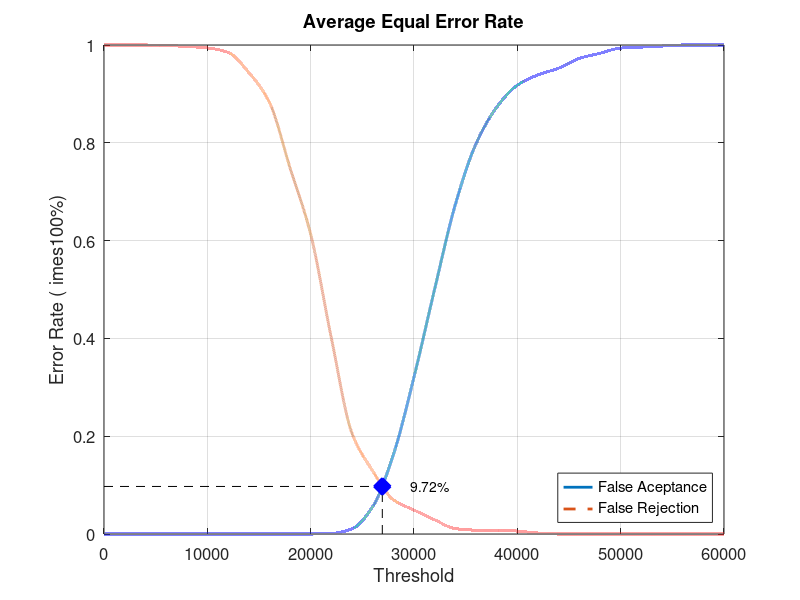
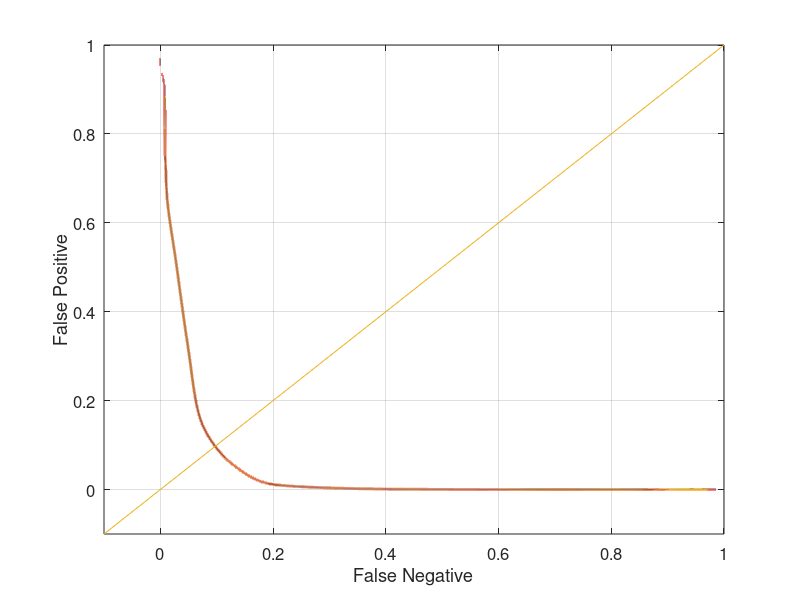

Here is the MATLAB script that generated these plots, in order:
close all;
clear;
clc;
x = 0:2000:60000;
xq = 0:0.5:60000;

y0 = [0 0 0 0 0 0 0 0 0 0 0 0.00105263 0.0105263 0.0557895 0.162105 0.321053 0.501053 0.673684 0.797895 0.872632 0.917895 0.938947 0.952632 0.972632 0.983158 0.993684 0.99579 0.997895 1 1 1]
yy0 = interp1(x, y0, xq, 'pchip');
y1 = [1 1 1 0.999 0.997 0.994 0.985 0.944 0.883 0.749 0.613 0.401 0.206 0.129 0.07 0.049 0.029 0.011 0.008 0.008 0.006 0.002 0 0 0 0 0 0 0 0 0]
yy1 = interp1(x, y1, xq, 'pchip');

% Calculating EER: 
y2 = abs(y0 - y1);
find(y2 == min(y2))
yy2 = abs(yy0 - yy1);
xEER = find(yy2 == min(yy2));
xEERIndex = xq(xEER) % X-axis EER
yEER = yy0(xEER) % Y-axis EER

main = figure
plot(xq, yy0,'-','LineWidth', 2);	hold on
plot(xq, yy1,'--','LineWidth', 2);	hold on
plot([xEERIndex xEERIndex], [0 yEER], 'k--');	hold on
plot([0 xEERIndex], [yEER yEER], 'k--');	hold on
plot(xEERIndex, yEER, 'bx', 'LineWidth', 10);	hold on
text(xEERIndex + 10 * xEERIndex / 100, yEER, [num2str(round((10000 * yEER)) / 100) '%'])
legend('False Aceptance', 'False Rejection', 'Location', 'SouthEast')
xlabel('Threshold')
ylabel('Error Rate (	imes100%)')
title('Average Equal Error Rate')
set(gca, 'FontSize', 12)
axis([0 60000 0 1])
grid on

print(main, 'Database4AverageMain', '-dpng');
FNRxFPR = figure('Color', [1 1 1]);
plot(yy1, yy0, '-', yy1, yy0, 'LineWidth', 2);
hold on
y = -0.1:0.1:1
plot(y, y); 
set(gca, 'FontSize', 12)
xlabel('False Negative')
ylabel('False Positive')
axis([-0.1 1 -0.1 1])
set(gca, 'FontSize', 12)
grid on

print(FNRxFPR, 'Database4AverageFNRxFPR','-dpng');
